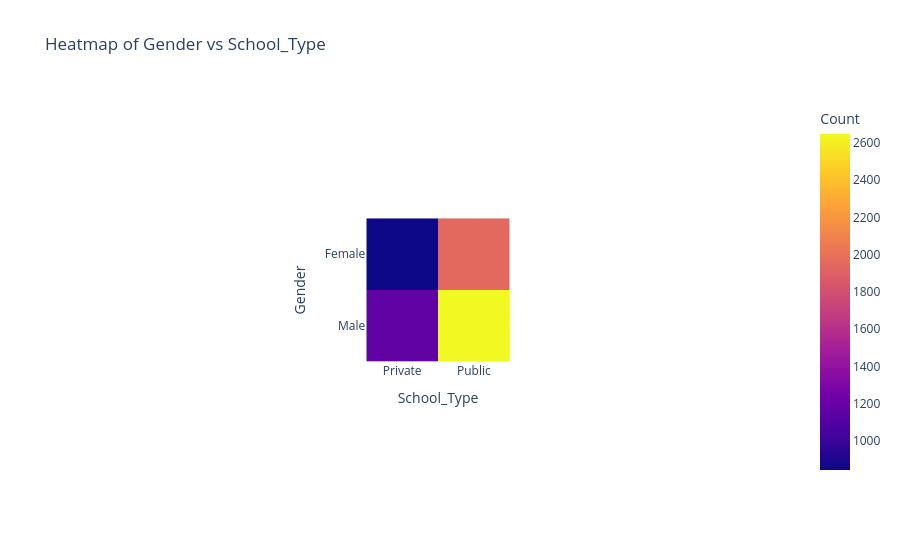
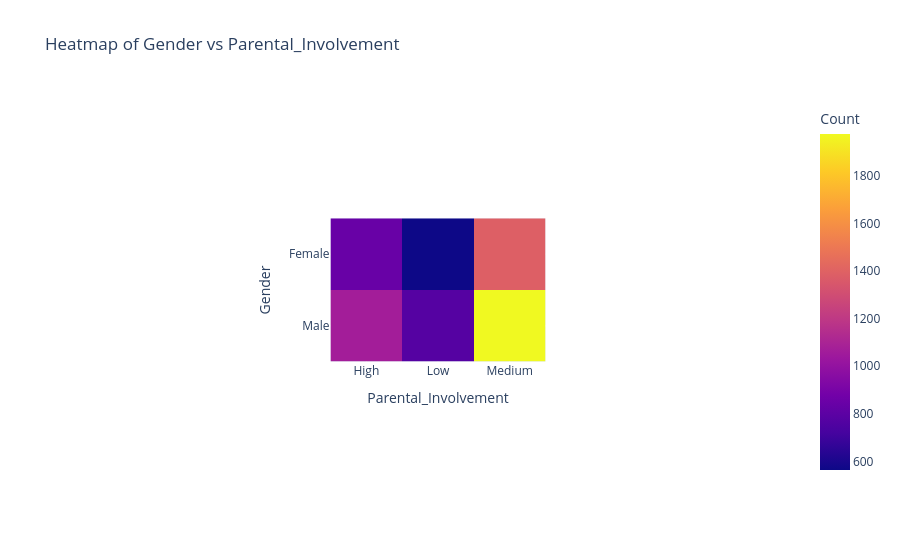
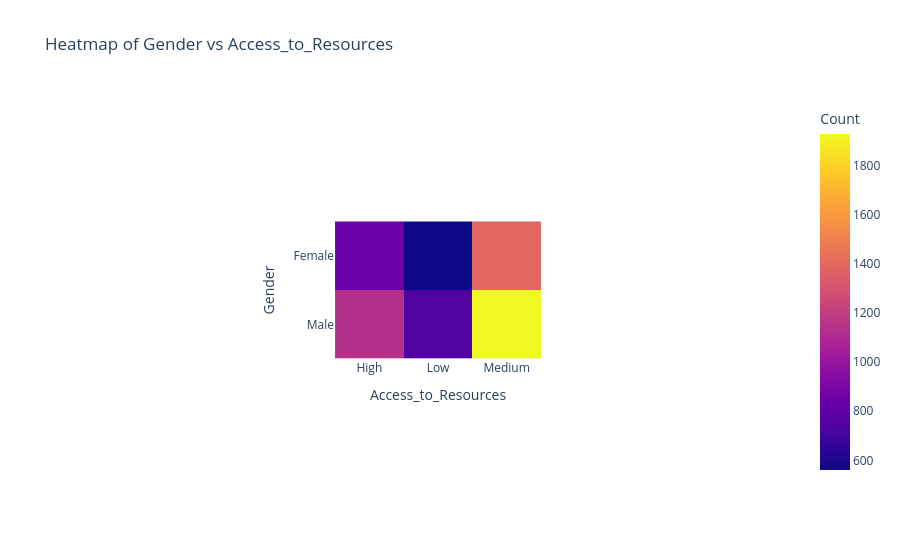
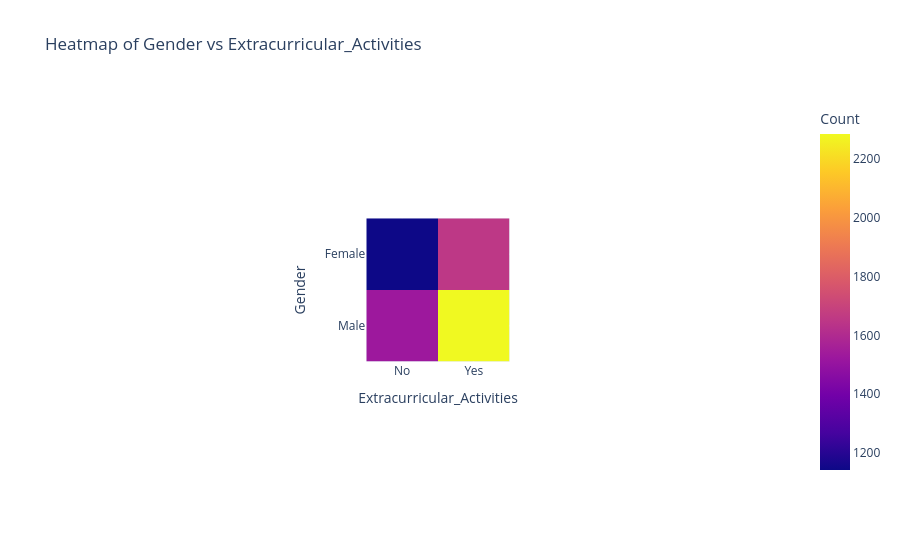

These figures' notebook cell, in order:
### Code cell
categorical_columns = ['Gender', 'School_Type', 'Parental_Involvement', 'Access_to_Resources', 
                       'Extracurricular_Activities', 'Motivation_Level', 'Internet_Access', 
                       'Family_Income', 'Teacher_Quality', 
                       'Learning_Disabilities', 'Parental_Education_Level', 'Distance_from_Home']

# Create heatmaps for each pair of categorical columns
for col1 in categorical_columns:
    for col2 in categorical_columns:
        if col1 != col2:
            # Create a contingency table
            contingency_table = pd.crosstab(df[col1], df[col2])
            
            # Create the heatmap
            heatmap_fig = px.imshow(contingency_table, 
                                    labels=dict(x=col2, y=col1, color="Count"),
                                    title=f"Heatmap of {col1} vs {col2}")
            
            # Show the heatmap
            heatmap_fig.show()

### Figure 1 — Plotly figure (JSON) as saved in the notebook; plotly's stock layout.template omitted (floating-point values rounded to 4 significant figures)
{"data": [{"coloraxis": "coloraxis", "hovertemplate": "School_Type: %{x}<br>Gender: %{y}<br>Count: %{z}<extra></extra>", "name": "0", "type": "heatmap", "x": ["Private", "Public"], "xaxis": "x", "y": ["Female", "Male"], "yaxis": "y", "z": [[843, 1950], [1166, 2648]]}], "layout": {"autosize": true, "coloraxis": {"colorbar": {"title": {"text": "Count"}}, "colorscale": [[0, "#0d0887"], [0.1111, "#46039f"], [0.2222, "#7201a8"], [0.3333, "#9c179e"], [0.4444, "#bd3786"], [0.5556, "#d8576b"], [0.6667, "#ed7953"], [0.7778, "#fb9f3a"], [0.8889, "#fdca26"], [1, "#f0f921"]]}, "title": {"text": "Heatmap of Gender vs School_Type"}, "xaxis": {"anchor": "y", "autorange": true, "constrain": "domain", "domain": [0.3999, 0.6001], "range": [-0.5, 1.5], "scaleanchor": "y", "title": {"text": "School_Type"}, "type": "category"}, "yaxis": {"anchor": "x", "autorange": true, "constrain": "domain", "domain": [0, 1], "range": [1.5, -0.5], "title": {"text": "Gender"}, "type": "category"}}}

### Figure 2 — Plotly figure (JSON) as saved in the notebook; plotly's stock layout.template omitted (floating-point values rounded to 4 significant figures)
{"data": [{"coloraxis": "coloraxis", "hovertemplate": "Parental_Involvement: %{x}<br>Gender: %{y}<br>Count: %{z}<extra></extra>", "name": "0", "type": "heatmap", "x": ["High", "Low", "Medium"], "xaxis": "x", "y": ["Female", "Male"], "yaxis": "y", "z": [[842, 564, 1387], [1066, 773, 1975]]}], "layout": {"autosize": true, "coloraxis": {"colorbar": {"title": {"text": "Count"}}, "colorscale": [[0, "#0d0887"], [0.1111, "#46039f"], [0.2222, "#7201a8"], [0.3333, "#9c179e"], [0.4444, "#bd3786"], [0.5556, "#d8576b"], [0.6667, "#ed7953"], [0.7778, "#fb9f3a"], [0.8889, "#fdca26"], [1, "#f0f921"]]}, "title": {"text": "Heatmap of Gender vs Parental_Involvement"}, "xaxis": {"anchor": "y", "autorange": true, "constrain": "domain", "domain": [0.3498, 0.6502], "range": [-0.5, 2.5], "scaleanchor": "y", "title": {"text": "Parental_Involvement"}, "type": "category"}, "yaxis": {"anchor": "x", "autorange": true, "constrain": "domain", "domain": [0.1429, 0.8571], "range": [1.5, -0.5], "title": {"text": "Gender"}, "type": "category"}}}

### Figure 3 — Plotly figure (JSON) as saved in the notebook; plotly's stock layout.template omitted (floating-point values rounded to 4 significant figures)
{"data": [{"coloraxis": "coloraxis", "hovertemplate": "Access_to_Resources: %{x}<br>Gender: %{y}<br>Count: %{z}<extra></extra>", "name": "0", "type": "heatmap", "x": ["High", "Low", "Medium"], "xaxis": "x", "y": ["Female", "Male"], "yaxis": "y", "z": [[841, 561, 1391], [1134, 752, 1928]]}], "layout": {"autosize": true, "coloraxis": {"colorbar": {"title": {"text": "Count"}}, "colorscale": [[0, "#0d0887"], [0.1111, "#46039f"], [0.2222, "#7201a8"], [0.3333, "#9c179e"], [0.4444, "#bd3786"], [0.5556, "#d8576b"], [0.6667, "#ed7953"], [0.7778, "#fb9f3a"], [0.8889, "#fdca26"], [1, "#f0f921"]]}, "title": {"text": "Heatmap of Gender vs Access_to_Resources"}, "xaxis": {"anchor": "y", "autorange": true, "constrain": "domain", "domain": [0.3562, 0.6438], "range": [-0.5, 2.5], "scaleanchor": "y", "title": {"text": "Access_to_Resources"}, "type": "category"}, "yaxis": {"anchor": "x", "autorange": true, "constrain": "domain", "domain": [0.02121, 0.9788], "range": [1.5, -0.5], "title": {"text": "Gender"}, "type": "category"}}}

### Figure 4 — Plotly figure (JSON) as saved in the notebook; plotly's stock layout.template omitted (floating-point values rounded to 4 significant figures)
{"data": [{"coloraxis": "coloraxis", "hovertemplate": "Extracurricular_Activities: %{x}<br>Gender: %{y}<br>Count: %{z}<extra></extra>", "name": "0", "type": "heatmap", "x": ["No", "Yes"], "xaxis": "x", "y": ["Female", "Male"], "yaxis": "y", "z": [[1141, 1652], [1528, 2286]]}], "layout": {"autosize": true, "coloraxis": {"colorbar": {"title": {"text": "Count"}}, "colorscale": [[0, "#0d0887"], [0.1111, "#46039f"], [0.2222, "#7201a8"], [0.3333, "#9c179e"], [0.4444, "#bd3786"], [0.5556, "#d8576b"], [0.6667, "#ed7953"], [0.7778, "#fb9f3a"], [0.8889, "#fdca26"], [1, "#f0f921"]]}, "title": {"text": "Heatmap of Gender vs Extracurricular_Activities"}, "xaxis": {"anchor": "y", "autorange": true, "constrain": "domain", "domain": [0.3999, 0.6001], "range": [-0.5, 1.5], "scaleanchor": "y", "title": {"text": "Extracurricular_Activities"}, "type": "category"}, "yaxis": {"anchor": "x", "autorange": true, "constrain": "domain", "domain": [0, 1], "range": [1.5, -0.5], "title": {"text": "Gender"}, "type": "category"}}}
